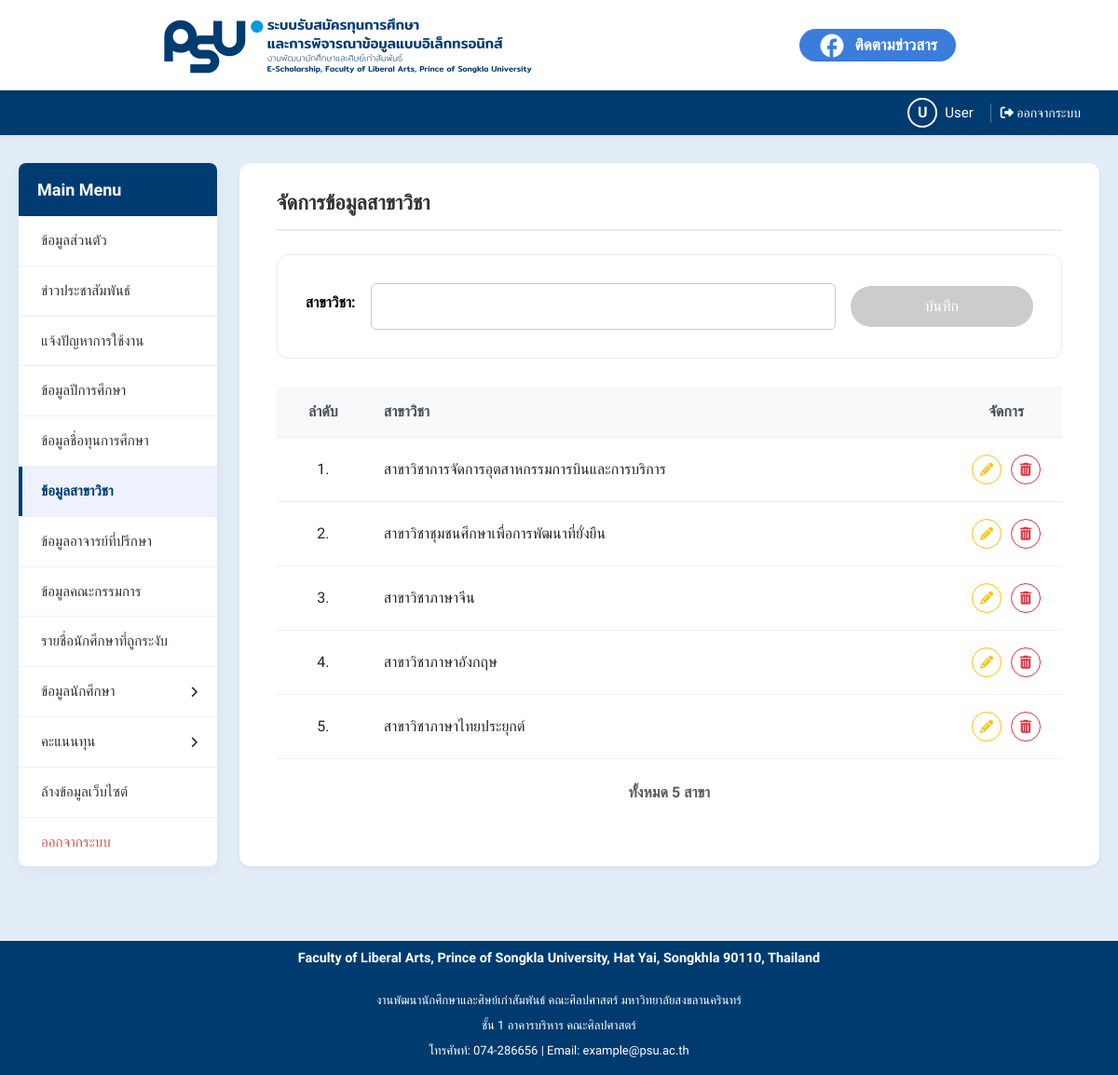
Page /admin/settings/majors.php on the committed database.
### tables this page shows
CREATE TABLE `tb_program` (
  `g_id` int(10) NOT NULL,
  `g_program` varchar(255) NOT NULL
);

### admin/settings/majors.php (the view, shortened to what this page needs)
<?php
include '../../include/config.php';
$edit_mode = false;
$major_to_edit = ['id' => null, 'name' => ''];
$sql_list = "SELECT g_id, g_program FROM tb_program ORDER BY g_program ASC";
$result_list = mysqli_query($connect1, $sql_list);
$majors = [];
if ($result_list) {
    while ($row = mysqli_fetch_assoc($result_list)) {
        $majors[] = ['id' => $row['g_id'], 'name' => $row['g_program']];
    }
}
include '../../include/header.php';
?>
<!DOCTYPE html>
<html lang="th">
<head>
    <link href="https://cdn.jsdelivr.net/npm/bootstrap@5.3.2/dist/css/bootstrap.min.css" rel="stylesheet">
    <link rel="stylesheet" href="../../assets/css/global2.css">
    <link rel="stylesheet" href="../../assets/css/layout.css">
    <link rel="stylesheet" href="../../assets/css/navigation.css">
    <link rel="stylesheet" href="../../assets/css/ui-elements.css">
    <link rel="stylesheet" href="../../assets/css/forms.css">
    <link rel="stylesheet" href="../../assets/css/tables.css">
    <link rel="stylesheet" href="../../assets/css/pages.css">
    <link rel="stylesheet" href="https://cdnjs.cloudflare.com/ajax/libs/font-awesome/6.5.1/css/all.min.css">
</head>
<body>
    <div class="sticky-header-wrapper">
        <?php include('../../include/navbar.php'); ?>
        <?php include('../../include/status_bar.php'); ?>
    </div>
    <div class="container-fluid dashboard-container">
        <div class="row g-4">
            <div class="col-12 col-sidebar-20">
                <?php include '../../include/sidebar.php'; ?>
            </div>
            <div class="col-12 col-main-80">
                <main class="main-content shadow-sm">
                    <div class="content-header">
                        <h1 class="m-0 fw-bold" style="font-size: 22px; color: #333;">จัดการข้อมูลสาขาวิชา</h1>
                    </div>
                    <div class="card-form-wrapper">
                            <form id="majorForm" action="<?php echo $edit_mode ? '../settings/update_major.php' : '../settings/add_major.php'; ?>" method="post">
                                <div class="row align-items-center g-3">
                                    <div class="col-auto">
                                        <label for="major-name" class="fw-bold">สาขาวิชา:</label>
                                    </div>
                                    <div class="col">
                                        <input type="text" class="form-control" id="major-name" name="major_name" value="<?php echo htmlspecialchars($major_to_edit['name']); ?>" required autocomplete="off">
                                    </div>
                                    <div class="col-auto">
                                        <button type="submit" id="submitBtn" class="btn btn-save" disabled>บันทึก</button>
                                    </div>
                                </div>
                            </form>
                    </div>
                    <div class="table-responsive">
                        <table class="data-table">
                            <thead>
                                <tr>
                                    <th class="text-center" style="width: 100px;">ลำดับ</th>
                                    <th>สาขาวิชา</th>
                                    <th class="text-center" style="width: 120px;">จัดการ</th>
                                </tr>
                            </thead>
                            <tbody>
                                <?php if (!empty($majors)): ?>
                                    <?php foreach ($majors as $index => $major): ?>
                                    <tr>
                                        <td class="text-center fw-medium"><?php echo $index + 1; ?>.</td>
                                        <td class="fw-medium"><?php echo htmlspecialchars($major['name']); ?></td>
                                        <td class="text-center">
                                            <a href="../settings/majors.php?action=edit&id=<?php echo $major['id']; ?>" class="btn-outline-circle btn-outline-edit" title="แก้ไขข้อมูล">
                                                <i class="fas fa-pencil-alt" style="font-size: 14px;"></i>
                                            </a>
                                            <a href="../settings/delete_major.php?id=<?php echo $major['id']; ?>" class="btn-outline-circle btn-outline-delete btn-delete" title="ลบข้อมูล">
                                                <i class="fas fa-trash-alt" style="font-size: 14px;"></i>
                                            </a>
                                        </td>
                                    </tr>
                                    <?php endforeach; ?>
                                <?php else: ?>
                                    <tr>
                                        <td colspan="3" class="text-center py-5 text-muted">ไม่มีข้อมูลสาขาวิชาในระบบ</td>
                                    </tr>
                                <?php endif; ?>
                            </tbody>
                            <tfoot>
                                <tr>
                                    <td colspan="3" class="pt-4 text-center text-muted fw-bold">ทั้งหมด <?php echo count($majors); ?> สาขา</td>
                                </tr>
                            </tfoot>
                        </table>
                    </div>
                </main>
            </div>
        </div>
    </div>
    <?php include '../../include/footer.php'; ?>
</body>
</html>

### assets/css/global.css (style rules this page uses)
:root { --primary-blue: #3b7ddd; --primary-blue-hover: #3167b8; --facebook-blue: #1877F2; --facebook-blue-hover: #166FE5; --dark-blue: #123985; --dark-red: #ff0000; --navy-blue: #003c71; --light-blue: #eef2ff; --border-color: #f0f0f0; }
body, html { margin: 0; padding: 0; font-family: 'Prompt', sans-serif; background-color: #e3edf7; box-sizing: border-box; min-height: 100vh; }
.btn { display: inline-block; padding: 10px 25px; border: none; border-radius: 6px; font-size: 16px; font-weight: 600; cursor: pointer; transition: all 0.3s ease; text-decoration: none; color: white; font-family: 'Prompt', sans-serif; text-align: center; }
.btn-outline-edit { background-color: transparent; border: 1px solid #ffc107; color: #ffc107; padding: 4px 10px; font-size: 14px; font-weight: 500 !important; }
.btn-outline-delete { background-color: transparent; border: 1px solid #dc3545; color: #dc3545; padding: 4px 10px; font-size: 14px; font-weight: 500 !important; }
.btn-submit, .btn-save { background-color: #28a745; border-radius: 30px; }
.btn-save:disabled { background-color: #ccc; cursor: not-allowed; opacity: 0.7; }
label { font-weight: 500; color: #000000; margin-bottom: 8px; }
input[type="text"], input[type="email"], input[type="password"], select { width: 100%; padding: 12px; border: 1px solid #ccc; border-radius: 6px; font-size: 1rem; font-family: 'Prompt', sans-serif; box-sizing: border-box; transition: border-color 0.3s ease; }

### assets/css/global2.css (style rules this page uses)
:root { --primary-blue: #3b7ddd; --dark-blue: #123985; --bg-light: #e3edf7; --disabled-gray: #e9ecef; --footer-dark-blue: #003b6f; --facebook-blue: #1877F2; --facebook-blue-hover: #166FE5; }
body, html { margin: 0; padding: 0; font-family: 'Prompt', sans-serif; background-color: var(--bg-light); }
.btn-save { background-color: #28a745 !important; color: white !important; padding: 10px 80px; border-radius: 30px; font-weight: 500; }

### assets/css/layout.css (style rules this page uses)
.dashboard-container { max-width: 1400px; margin: 30px auto; padding: 0 20px; }
.main-content { background-color: #ffffff; padding: 30px 40px; box-shadow: 0 4px 15px rgba(0, 0, 0, 0.08); border-radius: 12px; height: 100%; min-height: 500px; }
.sticky-header-wrapper { position: sticky; top: 0; z-index: 1100; width: 100%; background-color: #fff; box-shadow: 0 2px 10px rgba(0,0,0,0.05); }
@media (min-width: 992px) { .col-sidebar-20 { flex: 0 0 20% !important; width: 20% !important; } }
@media (min-width: 992px) { .col-main-80 { flex: 0 0 80% !important; width: 80% !important; } }
.content-header { display: flex; justify-content: space-between; align-items: center; font-size: 22px; font-weight: 700; color: #333; padding-bottom: 15px; margin-bottom: 25px; border-bottom: 2px solid #e9ecef; }
.col-sidebar-20 { flex: 0 0 20%; width: 20%; }
.col-main-80 { flex: 0 0 80%; width: 80%; }

### assets/css/ui-elements.css (style rules this page uses)
.btn-save { background-color: var(--disabled-gray); color: #ffffff; padding: 10px 80px; border-radius: 30px; border: none; font-weight: 500; transition: all 0.3s ease; min-width: 180px; }
.btn-save:disabled { background-color: #cccccc !important; color: #ffffff !important; cursor: not-allowed; opacity: 1; }
.btn-outline-circle { display: inline-flex; align-items: center; justify-content: center; width: 32px; height: 32px; border-radius: 50%; text-decoration: none; margin: 0 3px; transition: all 0.2s; background: #ffffff; }
.btn-outline-edit { border: 1.5px solid #ffc107; color: #ffc107; }
.btn-outline-delete { border: 1.5px solid #dc3545; color: #dc3545; }

### assets/css/forms.css (style rules this page uses)
.card-form-wrapper { padding: 30px; background-color: #ffffff; border: 1px solid #e9ecef; border-radius: 12px; margin-bottom: 30px; }
.form-control { padding: 12px; border-radius: 8px; border: 1px solid #ddd; font-family: 'Prompt', sans-serif; }

### assets/css/tables.css (style rules this page uses)
.data-table { width: 100%; border-collapse: collapse; }
.data-table thead th { background-color: #f8f9fa; padding: 15px; font-weight: 600; color: #495057; border-bottom: 1px solid #eee; }
.data-table td { padding: 18px 15px; border-bottom: 1px solid #f0f0f0; vertical-align: middle; }
.data-table tfoot td { font-weight: bold; padding-top: 15px; border-bottom: none; }

### admin/settings/majors.php (style rules this page uses)
body { display: flex; flex-direction: column; min-height: 100vh; margin: 0; }
.dashboard-container { flex: 1 0 auto; }

### include/sidebar.php (style rules this page uses)
:root { --primary-blue: #003c71; --light-blue: #eef2ff; --border-color: #f0f0f0; }

### rows in the picture
tb_program: g_program "สาขาวิชาการจัดการอุตสาหกรรมการบินและการบริการ"
tb_program: g_program "สาขาวิชาชุมชนศึกษาเพื่อการพัฒนาที่ยั่งยืน"
tb_program: g_program "สาขาวิชาภาษาจีน"
tb_program: g_program "สาขาวิชาภาษาอังกฤษ"
tb_program: g_program "สาขาวิชาภาษาไทยประยุกต์"

### other values in the picture
$first_char "U"
$display_name "User"
count($majors) "5"
